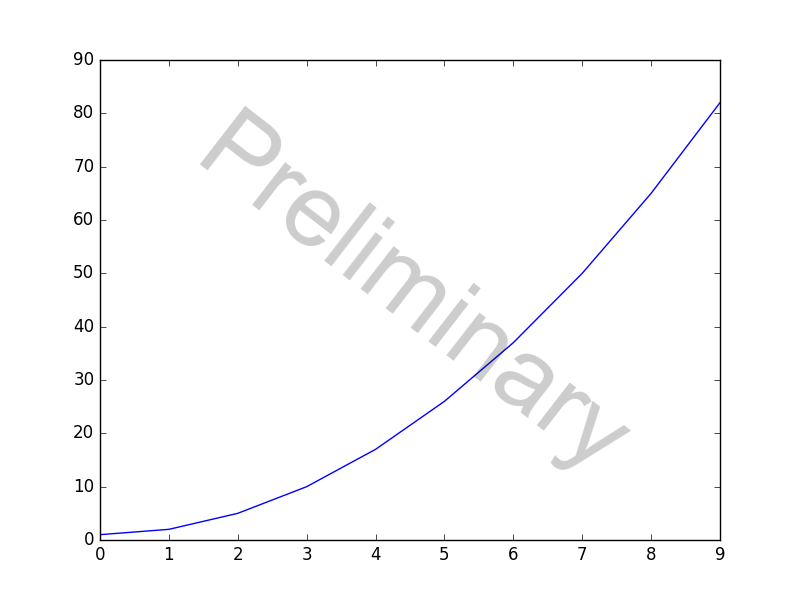

Write the Python code that produced this figure.
"""
A license should go here.
"""

import matplotlib.pyplot as plt
from matplotlib.textpath import TextPath
from math import pi, atan2, sqrt

def preliminize(text="Preliminary", ax=None, **kwargs):
    """A very simple code for adding words to a figure.

    Parameters
    ----------

    text : str, default "Preliminary"
        Text we add to figure.

    location : list of coordinates
        From where to where do we want the text to span?

    ax : matplotlib axis
        What axis?

    kwargs : goes into the text

    Returns
    -------

    axis that is preliminized
    """

    # get axis if no ax is provided
    if not ax:
        ax = plt.gca()
    fontdict = {'horizontalalignment': 'center',
                'verticalalignment': 'center',
                'fontname': 'Arial',
                'alpha': 0.2}

    # get rotation from axis to display
    x0, y0 = ax.transAxes.transform((0, 0))
    x1, y1 = ax.transAxes.transform((1, 1))
    dy = y0 - y1
    dx = x1 - x0
    rotation = 180 / pi * atan2(dy, dx)

    # get fontsize from display extent
    bb0 = TextPath((0, 0), text, size=50, props=fontdict).get_extents()
    bb1 = TextPath((0, 0), text, size=51, props=fontdict).get_extents()
    dw = bb1.width - bb0.width  # display / size
    dh = bb1.height - bb0.height  # display / size
    # get the hypotenuse: through a little math in the display system, we
    # realize that hypot = h tan theta + w, where h and w are the height and
    # width of the text tan theta = dy / dx from earlier. we multiply by 0.75
    # because this didn't actually work perfectly.
    size = int(sqrt(dy ** 2 + dx ** 2) / (dh * abs(dy / dx) + dw) * 0.75)
    fontdict['size'] = size

    # update with any kwargs
    fontdict.update(kwargs)

    # set the text
    ax.text(0.5, 0.5, text, fontdict=fontdict, rotation=rotation, transform=ax.transAxes)



if __name__ == "__main__":
    # test case
    fig, ax = plt.subplots(figsize=(8, 6))
    x = range(10)
    y = [xi ** 2 + 1 for xi in x]
    ax.plot(x, y)

    preliminize()
    plt.savefig('preliminize.png')
